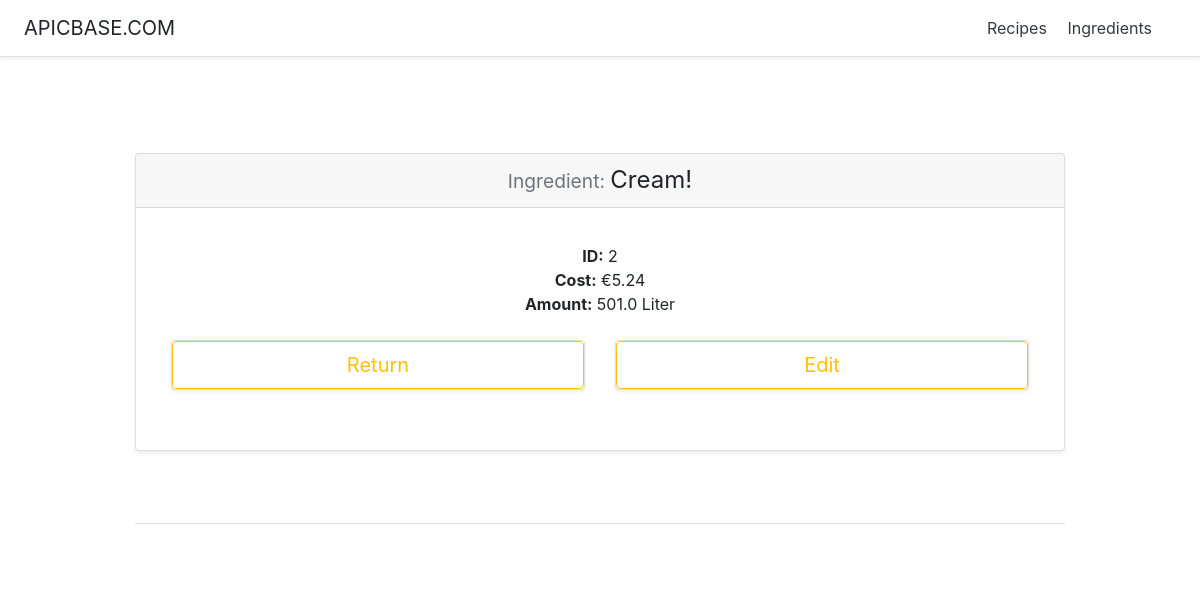
The app's page /recipeManager/ingredient/2/ with its own data.
### recipeManager/models.py (models this page shows, shortened)
class Ingredient(models.Model):
    id = models.AutoField(primary_key=True)
    name = models.CharField(max_length=200)
    cost = models.FloatField()
    amount = models.FloatField()
    GRAMS='g.'
    KILOGRAMS='Kg.'
    CENTILITERS='cl.'
    LITERS='l.'
    UNIT_CHOICES = (
        (GRAMS, 'Gram'),
        (KILOGRAMS, 'Kilogram'),
        (CENTILITERS, 'Centiliter'),
        (LITERS, 'Liter')
    )
    unit = models.CharField(
        max_length=2,
        choices=UNIT_CHOICES,
        default=GRAMS,
    )

### recipeManager/views.py (the view)
# urls.py: path('ingredient/<int:pk>/', views.IngredientDetailView.as_view(), name='ingredientDetail'),
class IngredientDetailView(generic.DetailView):
    model = Ingredient
    template_name = 'recipeManager/ingredientDetail.html'

### recipeManager/templates/recipeManager/ingredientDetail.html (shortened to what this page needs)
<!DOCTYPE html>
<html lang="en">
   <head>
      {% load static %}
      <link href="{%static 'recipeManager/bootstrap.min.css'%}" rel="stylesheet">
      {% load static %}
      <link href="{% static 'recipeManager/pricing.css' %}" rel="stylesheet">
   </head>
   <body>
      <div class="d-flex flex-column flex-md-row align-items-center p-3 px-md-4 mb-3 bg-white border-bottom shadow-sm">
         <h5 class="my-0 mr-md-auto font-weight-normal">APICBASE.COM</h5>
         <nav class="my-2 my-md-0 mr-md-3">
            <a class="p-2 text-dark" href="{% url 'recipeManager:index' %}">Recipes</a>
            <a class="p-2 text-dark" href="{% url 'recipeManager:ingredients' %}">Ingredients</a>
         </nav>
      </div>
      <div class="pricing-header px-3 py-3 pt-md-5 pb-md-4 mx-auto text-center">
      </div>
      <div class="container">
         <div class="card-deck mb-3 text-center">
            <div class="card mb-4 shadow-sm">
               <form action="{% url 'recipeManager:updateIngredient' ingredient.id %}" method="post">
                  <div class="card-header">
                     <div id="headerIngredientName">
                        <h4 class="my-0 font-weight-normal"><small class="text-muted">Ingredient: </small>{{ ingredient.name }}</h4>
                     </div>
                  </div>
                  <div class="card-body">
                     <ul id="readingOptions" class="list-unstyled mt-3 mb-4">
                        <li><b>ID:</b> {{ ingredient.id }}</li>
                        <li><b>Cost:</b> €{{ ingredient.cost }}</li>
                        <li><b>Amount:</b> {{ ingredient.amount }} {{ ingredient.get_unit_display }}</li>
                     </ul>
                     <div class="container">
                        <div class="card-deck mb-3 text-center">
                           <div id="returnButtonSection" class="card mb-4 shadow-sm">
                              <a href="{% url 'recipeManager:ingredients'%}" style="text-decoration:none;">
                              <button type="button" class="btn btn-lg btn-block btn-outline-warning">Return</button>
                              </a>
                           </div>
                           <div id="editButtonSection" class="card mb-4 shadow-sm">
                              <button id="editButton" type="button" class="btn btn-lg btn-block btn-outline-warning">Edit</button>
                           </div>
                        </div>
                     </div>
                  </div>
               </form>
            </div>
         </div>
         <footer class="pt-4 my-md-5 pt-md-5 border-top"></footer>
      </div>
   </body>
</html>

### recipeManager/static/recipeManager/pricing.css (style rules this page uses)
html { font-size: 14px; }
@media (min-width: 768px) { html { font-size: 16px; } }
.container { max-width: 960px; }
.pricing-header { max-width: 700px; }
.card-deck .card { min-width: 220px; }

### records on screen
Ingredient: name "Cream!", id "2", cost "5.24", amount "501.0", unit "Liter"
